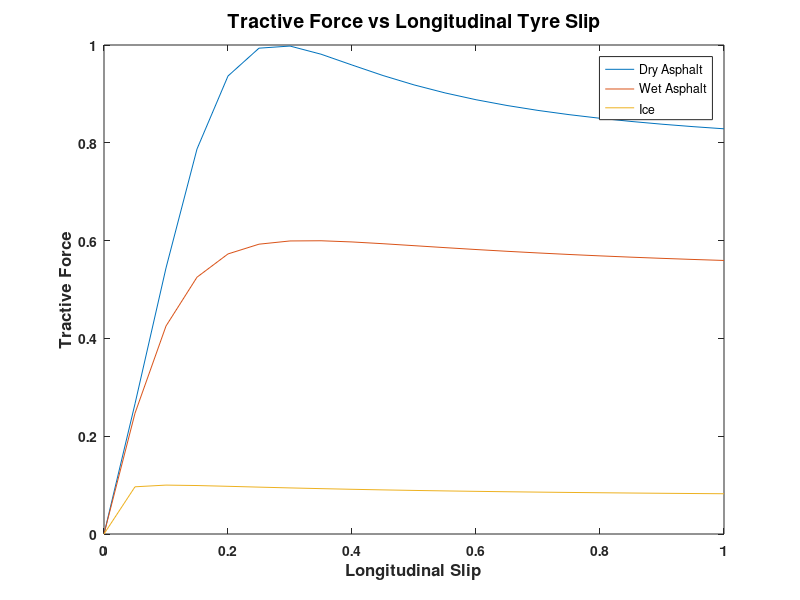
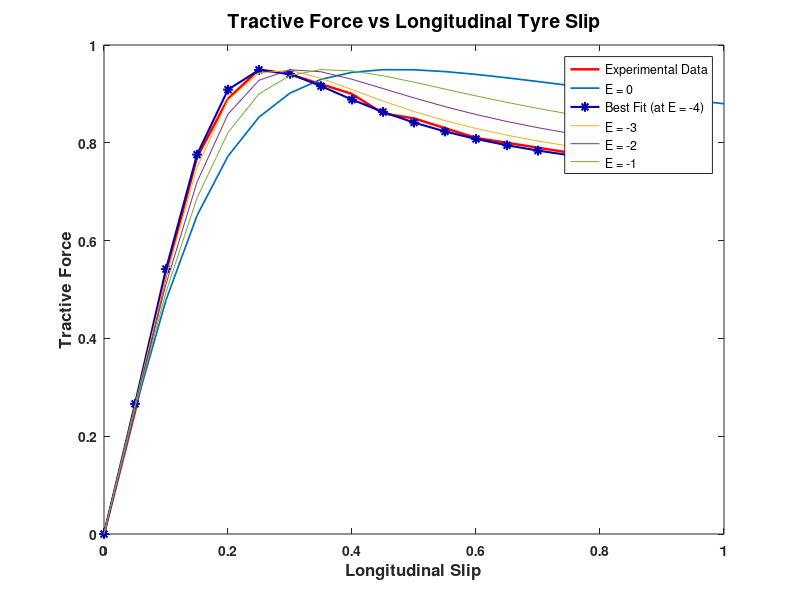

The MATLAB source for these figures, in order:
% Task 1a

clc
clear all

Sx = 0:0.05:1;
K = 3*pi/180;
magic_tire = @(C,D,E) (D*sin(C*atan((atan(K)/(C*D))*Sx*100-E*((atan(K)/(C*D))*Sx*100-atan((atan(K)/(C*D))*Sx*100)))));


M1 = magic_tire(1.45,1,-4);                 % Dry Asphalt
M2 = magic_tire(1.35,0.6,-0.20);            % Wet Asphalt
M3 = magic_tire(1.5,0.1,0.8);               % Ice

f1 = figure;
plot(Sx,M1)
hold on;
plot(Sx,M2)
hold on;
plot(Sx,M3)

set(gca,'fontweight','bold');
xlabel('Longitudinal Slip','fontsize',12);
ylabel('Tractive Force','fontsize',12);
title('Tractive Force vs Longitudinal Tyre Slip','fontsize',14);
legend('Dry Asphalt','Wet Asphalt','Ice')

%% Longitudinal Tyre Slip refers to the relative measure of the speed of the 
%% wheel when it is rotating after it comes in contact witht the road surface
%% and the theroretical speed of the vehicle i.e. when it is not not loaded 
%% or in contact witht the road surface. Basically, it is a measure of the energy loss.


% Task 1b

K = 3*pi/180;
Sx_exp = 0:0.05:0.95;
Mu_exp = [0.0,0.25,0.53,0.77,0.89,0.95,0.94,0.92,0.90,0.86,0.85,0.83,0.81,0.80,0.79,0.78,0.77,0.76,0.75,0.74];

f2 = figure;
plot(Sx_exp,Mu_exp,'r-','LineWidth',1.75)           % For the given experimental set of data
hold on;


Sx_n = 0:0.05:0.95;
E = -0.2:-0.2:-4;
D = 0.05:0.05:1;                                                         
C = 0.55:0.05:1.5;

for i = 1:length(E)
    for j = 1:length(D)
        for l = 1:length(C)
            mu_n(:,j,i) = D(j)*sin(C(l)*atan((atan(K)/(C(l)*D(j)))*Sx_n*100-E(i)*((atan(K)/(C(l)*D(j)))*Sx_n*100-atan((atan(K)/(C(l)*D(j)))*Sx_n*100))));
        end
    end
end

M4 = magic_tire(1.5,0.95,0);                        % At E=0, keeping the values of C&D constant for the best fit 
plot(Sx,M4,'LineWidth',1.25)
hold on;

plot(Sx_n,mu_n(:,end-1,end),'*-','LineWidth',1.5,'MarkerSize',7,'Color',[0 0 0.7])      % At E=-4, keeping the values of C&D constant for the best fit
hold on;
plot(Sx_n,mu_n(:,end-1,15))                         % At E=-3, keeping the values of C&D constant for the best fit
plot(Sx_n,mu_n(:,end-1,10))                         % At E=-2, keeping the values of C&D constant for the best fit
plot(Sx_n,mu_n(:,end-1,5))                          % At E=-1, keeping the values of C&D constant for the best fit

set(gca,'fontweight','bold');
xlabel('Longitudinal Slip','fontsize',12);
ylabel('Tractive Force','fontsize',12);
title('Tractive Force vs Longitudinal Tyre Slip','fontsize',14);
legend('Experimental Data','E = 0','Best Fit (at E = -4)','E = -3','E = -2','E = -1');

